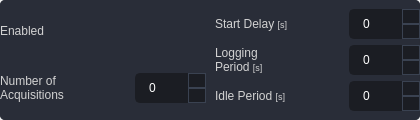
<?xml version="1.0" encoding="UTF-8"?>
<ui version="4.0">
 <class>widget_auto_mode</class>
 <widget class="QWidget" name="widget_auto_mode">
  <property name="geometry">
   <rect>
    <x>0</x>
    <y>0</y>
    <width>420</width>
    <height>120</height>
   </rect>
  </property>
  <property name="minimumSize">
   <size>
    <width>0</width>
    <height>0</height>
   </size>
  </property>
  <property name="windowTitle">
   <string>Form</string>
  </property>
  <property name="styleSheet">
   <string notr="true">color: rgb(210, 210, 210);</string>
  </property>
  <layout class="QVBoxLayout" name="verticalLayout">
   <property name="spacing">
    <number>0</number>
   </property>
   <property name="leftMargin">
    <number>0</number>
   </property>
   <property name="topMargin">
    <number>0</number>
   </property>
   <property name="rightMargin">
    <number>0</number>
   </property>
   <property name="bottomMargin">
    <number>0</number>
   </property>
   <item>
    <widget class="QFrame" name="frame_auto_mode">
     <property name="sizePolicy">
      <sizepolicy hsizetype="Preferred" vsizetype="Preferred">
       <horstretch>0</horstretch>
       <verstretch>0</verstretch>
      </sizepolicy>
     </property>
     <property name="minimumSize">
      <size>
       <width>0</width>
       <height>120</height>
      </size>
     </property>
     <property name="maximumSize">
      <size>
       <width>16777215</width>
       <height>120</height>
      </size>
     </property>
     <property name="styleSheet">
      <string notr="true">background-color: rgb(41, 45, 56);
border-radius: 5px;
</string>
     </property>
     <property name="frameShape">
      <enum>QFrame::Shape::NoFrame</enum>
     </property>
     <property name="frameShadow">
      <enum>QFrame::Shadow::Raised</enum>
     </property>
     <layout class="QVBoxLayout" name="verticalLayout_2">
      <property name="leftMargin">
       <number>0</number>
      </property>
      <property name="topMargin">
       <number>0</number>
      </property>
      <property name="rightMargin">
       <number>0</number>
      </property>
      <property name="bottomMargin">
       <number>0</number>
      </property>
      <item>
       <widget class="QFrame" name="frame_contents">
        <property name="enabled">
         <bool>true</bool>
        </property>
        <property name="minimumSize">
         <size>
          <width>0</width>
          <height>0</height>
         </size>
        </property>
        <property name="cursor">
         <cursorShape>ArrowCursor</cursorShape>
        </property>
        <property name="styleSheet">
         <string notr="true">QSpinBox {
    color: rgb(255,255,255);
    background-color: rgb(27, 29, 35);
    border-radius: 5px;
    border: 2px solid rgb(27, 29, 35);
    padding-left: 10px;
}
QSpinBox:hover {
    border: 2px solid rgb(58, 66, 81);
}
QSpinBox:focus {
    border: 2px solid rgb(91, 101, 124);
}
QSpinBox:disabled {
    color: rgb(60,60,60);
	border: 2px solid rgb(32, 32, 32);
}

QSpinBox::up-button {
    subcontrol-origin: border;
    subcontrol-position: top right;
    width: 16px;
    border: 1px solid rgb(58, 66, 81);
}
QSpinBox::down-button {
    subcontrol-origin: border;
    subcontrol-position: bottom right;
    width: 16px;
    border: 1px solid rgb(58, 66, 81);
}

QSpinBox::up-button:hover {
	background-color: rgb(52, 59, 72);
}
QSpinBox::down-button:hover {
	background-color: rgb(52, 59, 72);
}

QSpinBox::up-arrow {
    image: url(:/icons/icons/outline_keyboard_arrow_up_white_18dp.png);
    width: 10px;
    height: 10px;
}
QSpinBox::down-arrow {
    image: url(:/icons/icons/outline_keyboard_arrow_down_white_18dp.png);
    width: 10px;
    height: 10px;
}

QSpinBox::up-arrow:hover {
    width: 16px;
    height: 16px;
}
QSpinBox::down-arrow:hover {
    width: 16px;
    height: 16px;
}</string>
        </property>
        <property name="frameShadow">
         <enum>QFrame::Shadow::Raised</enum>
        </property>
        <layout class="QHBoxLayout" name="horizontalLayout_4">
         <property name="spacing">
          <number>9</number>
         </property>
         <property name="leftMargin">
          <number>0</number>
         </property>
         <property name="topMargin">
          <number>6</number>
         </property>
         <property name="rightMargin">
          <number>0</number>
         </property>
         <property name="bottomMargin">
          <number>6</number>
         </property>
         <item>
          <widget class="QFrame" name="frame_auto_mode_1">
           <property name="frameShape">
            <enum>QFrame::Shape::StyledPanel</enum>
           </property>
           <property name="frameShadow">
            <enum>QFrame::Shadow::Raised</enum>
           </property>
           <layout class="QVBoxLayout" name="verticalLayout_12">
            <property name="leftMargin">
             <number>0</number>
            </property>
            <property name="topMargin">
             <number>0</number>
            </property>
            <property name="rightMargin">
             <number>0</number>
            </property>
            <property name="bottomMargin">
             <number>0</number>
            </property>
            <item>
             <widget class="QFrame" name="frame_enabled">
              <property name="frameShape">
               <enum>QFrame::Shape::StyledPanel</enum>
              </property>
              <property name="frameShadow">
               <enum>QFrame::Shadow::Raised</enum>
              </property>
              <layout class="QHBoxLayout" name="horizontalLayout_16">
               <property name="spacing">
                <number>9</number>
               </property>
               <property name="leftMargin">
                <number>0</number>
               </property>
               <property name="rightMargin">
                <number>0</number>
               </property>
               <item>
                <widget class="QLabel" name="nof_acq_label_2">
                 <property name="text">
                  <string>&lt;html&gt;&lt;head/&gt;&lt;body&gt;&lt;p&gt;Enabled&lt;/p&gt;&lt;/body&gt;&lt;/html&gt;</string>
                 </property>
                 <property name="textFormat">
                  <enum>Qt::TextFormat::MarkdownText</enum>
                 </property>
                </widget>
               </item>
              </layout>
             </widget>
            </item>
            <item>
             <widget class="QFrame" name="frame_nof_acq">
              <property name="frameShape">
               <enum>QFrame::Shape::StyledPanel</enum>
              </property>
              <property name="frameShadow">
               <enum>QFrame::Shadow::Raised</enum>
              </property>
              <layout class="QHBoxLayout" name="horizontalLayout_15">
               <property name="spacing">
                <number>12</number>
               </property>
               <property name="leftMargin">
                <number>0</number>
               </property>
               <property name="rightMargin">
                <number>0</number>
               </property>
               <item>
                <widget class="QLabel" name="nof_acq_label">
                 <property name="text">
                  <string>&lt;html&gt;&lt;head/&gt;&lt;body&gt;&lt;p&gt;Number of&lt;br/&gt;Acquisitions&lt;/p&gt;&lt;/body&gt;&lt;/html&gt;</string>
                 </property>
                 <property name="textFormat">
                  <enum>Qt::TextFormat::MarkdownText</enum>
                 </property>
                </widget>
               </item>
               <item>
                <widget class="QLabel" name="nof_acq_info">
                 <property name="toolTip">
                  <string>insert 0 for infinite number of acquisitions</string>
                 </property>
                 <property name="text">
                  <string/>
                 </property>
                 <property name="pixmap">
                  <pixmap resource="../../UI/resources.qrc">:/icons/icons/outline_info_white_18dp.png</pixmap>
                 </property>
                </widget>
               </item>
               <item>
                <widget class="QSpinBox" name="nof_acq_value">
                 <property name="enabled">
                  <bool>true</bool>
                 </property>
                 <property name="sizePolicy">
                  <sizepolicy hsizetype="Fixed" vsizetype="Fixed">
                   <horstretch>0</horstretch>
                   <verstretch>0</verstretch>
                  </sizepolicy>
                 </property>
                 <property name="minimumSize">
                  <size>
                   <width>60</width>
                   <height>30</height>
                  </size>
                 </property>
                 <property name="styleSheet">
                  <string notr="true"/>
                 </property>
                 <property name="maximum">
                  <number>10000</number>
                 </property>
                 <property name="stepType">
                  <enum>QAbstractSpinBox::StepType::AdaptiveDecimalStepType</enum>
                 </property>
                </widget>
               </item>
              </layout>
             </widget>
            </item>
           </layout>
          </widget>
         </item>
         <item>
          <widget class="QFrame" name="frame_auto_mode_2">
           <property name="frameShape">
            <enum>QFrame::Shape::StyledPanel</enum>
           </property>
           <property name="frameShadow">
            <enum>QFrame::Shadow::Raised</enum>
           </property>
           <layout class="QVBoxLayout" name="verticalLayout_7">
            <property name="spacing">
             <number>0</number>
            </property>
            <property name="leftMargin">
             <number>0</number>
            </property>
            <property name="topMargin">
             <number>0</number>
            </property>
            <property name="rightMargin">
             <number>0</number>
            </property>
            <property name="bottomMargin">
             <number>0</number>
            </property>
            <item>
             <widget class="QFrame" name="frame_start_delay">
              <property name="frameShape">
               <enum>QFrame::Shape::StyledPanel</enum>
              </property>
              <property name="frameShadow">
               <enum>QFrame::Shadow::Raised</enum>
              </property>
              <layout class="QHBoxLayout" name="horizontalLayout_2">
               <property name="spacing">
                <number>6</number>
               </property>
               <property name="leftMargin">
                <number>0</number>
               </property>
               <property name="topMargin">
                <number>0</number>
               </property>
               <property name="rightMargin">
                <number>0</number>
               </property>
               <property name="bottomMargin">
                <number>0</number>
               </property>
               <item>
                <widget class="QLabel" name="start_delay_label">
                 <property name="text">
                  <string>&lt;html&gt;&lt;head/&gt;&lt;body&gt;&lt;p&gt;Start Delay &lt;span style=&quot; font-size:7pt;&quot;&gt;[s]&lt;/span&gt;&lt;/p&gt;&lt;/body&gt;&lt;/html&gt;</string>
                 </property>
                 <property name="textFormat">
                  <enum>Qt::TextFormat::MarkdownText</enum>
                 </property>
                </widget>
               </item>
               <item alignment="Qt::AlignmentFlag::AlignRight">
                <widget class="QLabel" name="start_delay_info">
                 <property name="text">
                  <string/>
                 </property>
                 <property name="pixmap">
                  <pixmap resource="../../UI/resources.qrc">:/icons/icons/outline_info_white_18dp.png</pixmap>
                 </property>
                </widget>
               </item>
               <item>
                <widget class="QSpinBox" name="start_delay_value">
                 <property name="enabled">
                  <bool>true</bool>
                 </property>
                 <property name="sizePolicy">
                  <sizepolicy hsizetype="Fixed" vsizetype="Fixed">
                   <horstretch>0</horstretch>
                   <verstretch>0</verstretch>
                  </sizepolicy>
                 </property>
                 <property name="minimumSize">
                  <size>
                   <width>65</width>
                   <height>30</height>
                  </size>
                 </property>
                 <property name="styleSheet">
                  <string notr="true"/>
                 </property>
                 <property name="maximum">
                  <number>10000</number>
                 </property>
                 <property name="stepType">
                  <enum>QAbstractSpinBox::StepType::AdaptiveDecimalStepType</enum>
                 </property>
                </widget>
               </item>
              </layout>
             </widget>
            </item>
            <item>
             <widget class="QFrame" name="frame_log_period">
              <property name="frameShape">
               <enum>QFrame::Shape::StyledPanel</enum>
              </property>
              <property name="frameShadow">
               <enum>QFrame::Shadow::Raised</enum>
              </property>
              <layout class="QHBoxLayout" name="horizontalLayout_19">
               <property name="spacing">
                <number>6</number>
               </property>
               <property name="leftMargin">
                <number>0</number>
               </property>
               <property name="topMargin">
                <number>0</number>
               </property>
               <property name="rightMargin">
                <number>0</number>
               </property>
               <property name="bottomMargin">
                <number>0</number>
               </property>
               <item>
                <widget class="QLabel" name="log_period_label">
                 <property name="minimumSize">
                  <size>
                   <width>69</width>
                   <height>0</height>
                  </size>
                 </property>
                 <property name="text">
                  <string>&lt;html&gt;&lt;head/&gt;&lt;body&gt;&lt;p&gt;Logging&lt;br/&gt;Period &lt;span style=&quot; font-size:7pt;&quot;&gt;[s]&lt;/span&gt;&lt;/p&gt;&lt;/body&gt;&lt;/html&gt;</string>
                 </property>
                 <property name="textFormat">
                  <enum>Qt::TextFormat::MarkdownText</enum>
                 </property>
                </widget>
               </item>
               <item alignment="Qt::AlignmentFlag::AlignRight">
                <widget class="QLabel" name="log_period_info">
                 <property name="text">
                  <string/>
                 </property>
                 <property name="pixmap">
                  <pixmap resource="../../UI/resources.qrc">:/icons/icons/outline_info_white_18dp.png</pixmap>
                 </property>
                </widget>
               </item>
               <item>
                <widget class="QSpinBox" name="log_period_value">
                 <property name="enabled">
                  <bool>true</bool>
                 </property>
                 <property name="sizePolicy">
                  <sizepolicy hsizetype="Fixed" vsizetype="Fixed">
                   <horstretch>0</horstretch>
                   <verstretch>0</verstretch>
                  </sizepolicy>
                 </property>
                 <property name="minimumSize">
                  <size>
                   <width>65</width>
                   <height>30</height>
                  </size>
                 </property>
                 <property name="styleSheet">
                  <string notr="true"/>
                 </property>
                 <property name="maximum">
                  <number>10000</number>
                 </property>
                 <property name="stepType">
                  <enum>QAbstractSpinBox::StepType::AdaptiveDecimalStepType</enum>
                 </property>
                </widget>
               </item>
              </layout>
             </widget>
            </item>
            <item>
             <widget class="QFrame" name="frame_idle_period">
              <property name="frameShape">
               <enum>QFrame::Shape::StyledPanel</enum>
              </property>
              <property name="frameShadow">
               <enum>QFrame::Shadow::Raised</enum>
              </property>
              <layout class="QHBoxLayout" name="horizontalLayout_13">
               <property name="spacing">
                <number>6</number>
               </property>
               <property name="leftMargin">
                <number>0</number>
               </property>
               <property name="topMargin">
                <number>0</number>
               </property>
               <property name="rightMargin">
                <number>0</number>
               </property>
               <property name="bottomMargin">
                <number>0</number>
               </property>
               <item>
                <widget class="QLabel" name="idle_period_label">
                 <property name="text">
                  <string>&lt;html&gt;&lt;head/&gt;&lt;body&gt;&lt;p&gt;Idle Period &lt;span style=&quot; font-size:7pt;&quot;&gt;[s]&lt;/span&gt;&lt;/p&gt;&lt;/body&gt;&lt;/html&gt;</string>
                 </property>
                 <property name="textFormat">
                  <enum>Qt::TextFormat::MarkdownText</enum>
                 </property>
                </widget>
               </item>
               <item alignment="Qt::AlignmentFlag::AlignRight">
                <widget class="QLabel" name="idle_period_info">
                 <property name="text">
                  <string/>
                 </property>
                 <property name="pixmap">
                  <pixmap resource="../../UI/resources.qrc">:/icons/icons/outline_info_white_18dp.png</pixmap>
                 </property>
                </widget>
               </item>
               <item>
                <widget class="QSpinBox" name="idle_period_value">
                 <property name="enabled">
                  <bool>true</bool>
                 </property>
                 <property name="sizePolicy">
                  <sizepolicy hsizetype="Fixed" vsizetype="Fixed">
                   <horstretch>0</horstretch>
                   <verstretch>0</verstretch>
                  </sizepolicy>
                 </property>
                 <property name="minimumSize">
                  <size>
                   <width>65</width>
                   <height>30</height>
                  </size>
                 </property>
                 <property name="styleSheet">
                  <string notr="true"/>
                 </property>
                 <property name="maximum">
                  <number>10000</number>
                 </property>
                 <property name="stepType">
                  <enum>QAbstractSpinBox::StepType::AdaptiveDecimalStepType</enum>
                 </property>
                </widget>
               </item>
              </layout>
             </widget>
            </item>
           </layout>
          </widget>
         </item>
        </layout>
       </widget>
      </item>
     </layout>
    </widget>
   </item>
  </layout>
 </widget>
 <resources>
  <include location="../../UI/resources.qrc"/>
 </resources>
 <connections/>
</ui>
